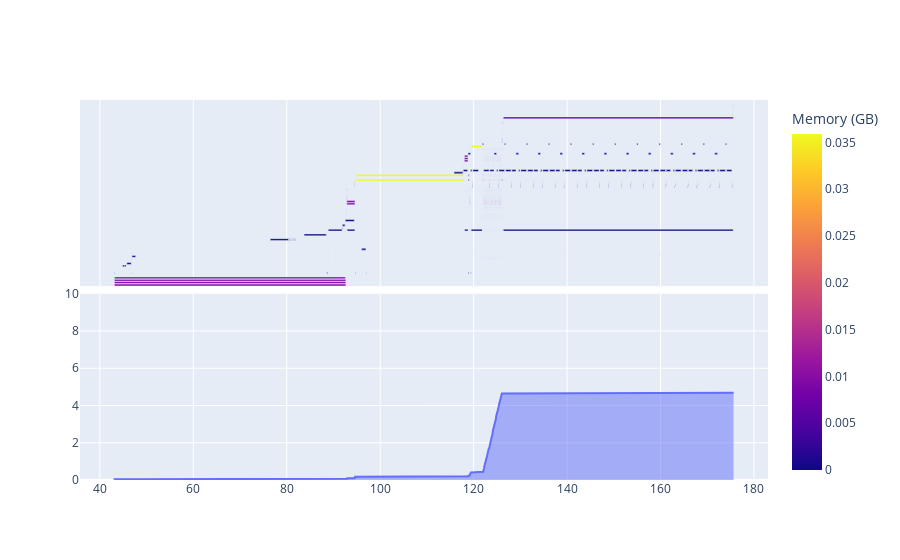

Notebook code cell kept with this figure:
### Code cell
evs = [ev for ev in prof.events() if "part_vit.py" in "\n".join(ev.stack)]
# [ev.stack[:6] for ev in evs]
# plot the memory usa
import plotly.express as px
import pandas as pd

# plot timeline with color coding for memory usage
from datetime import datetime

df = pd.DataFrame(
    [
        {
            # "cpu_start": datetime.fromtimestamp(start_time + ev.time_range.start / 1e6),
            # "cpu_end": datetime.fromtimestamp(start_time + ev.time_range.end / 1e6),
            "cpu_start": ev.time_range.start / 1e3,
            "cpu_end": ev.time_range.end / 1e3,
            "name": ev.name,
            "id": ev.id,
            "memory": ev.device_memory_usage / 1024**3,
            "stack": "\n".join(ev.stack[:5]),
            "module": parse_stack(ev.stack),
        }
        for ev in evs
    ]
)
df["main_module"] = df["module"].apply(
    lambda x: x.split("/")[1] if len(x.split("/")) > 1 else x
)
# df['delta'] = df['Finish'] - df['Start']
df["delta"] = df["cpu_end"] - df["cpu_start"]
df = df.sort_values("cpu_start")


# Create cumulative memory usage
df["cumulative_memory"] = df["memory"].cumsum()


# fig = px.timeline(evs, x_start="cpu_start", x_end="cpu_end", y="name", color="device", title="Memory Usage Timeline")
# fig = px.timeline(
#     df,
#     x_start="cpu_start",
#     x_end="cpu_end",
#     y="main_module",
#     color="memory",
#     title="Memory Usage Timeline",
#     hover_data="module",
# )  # , color_continuous_scale=px.colors.sequential.Teal)
# fig.update_yaxes(visible=False)
#
# fig.update_yaxes(autorange="reversed")
#
# fig.layout.xaxis.type = 'linear'
# make gantt instead of timeline
fig_timeline = px.timeline(
    df,
    x_start="cpu_start",
    x_end="cpu_end",
    y="name",
    color="memory",
    title="Memory Usage Timeline",
    hover_data="module",
    color_continuous_scale=px.colors.sequential.BuGn,
)
fig_timeline.update_yaxes(visible=False)
fig_timeline.layout.xaxis.type = "linear"
fig_timeline.data[0].x = df.delta.tolist()

# # Create the plot
fig_area = px.area(
    df,
    x="cpu_start",
    y="cumulative_memory",
    title="GPU Memory Usage Over Time",
    labels={"timestamp": "Time", "cumulative_memory": "Memory Usage (GB)"},
)

import plotly.graph_objects as go
from plotly.subplots import make_subplots

# i want to overlay the timeline and the area plot that is, both in the same figure
# it needs to be a timeline

fig = make_subplots(rows=2, cols=1, shared_xaxes=True, vertical_spacing=0.02)
timeline_trace = fig.add_trace(fig_timeline.data[0], row=1, col=1)
area_trace = fig.add_trace(fig_area.data[0], row=2, col=1)

# colors = 
max_mem = df.memory.max()
# timeblock_color = [px.colors.sequential.RdBu_r[int(m)] for m in df.memory]
# timeblock_color = [px.colors.sequential.Plotly3[int(9*m/max_mem)] for m in df.memory]

# invisible y acis for the timeline
fig.update_yaxes(visible=False, row=1, col=1)
# update y axis to 0 to 10 for the area plot
fig.update_yaxes(range=[0, 10], row=2, col=1)
# update colorscheme of timeline to Teal
# timeline_trace
# fig.update_traces(marker=dict(color=df["memory"], colorscale=px.colors.sequential.BuGn), selector=dict(type="bar"))
# fig.update_traces(marker=dict(color=timeblock_color, ), selector=dict(type="bar"), overwrite=True)
# fig.update_layout(coloraxis_colorbar=dict(title="Memory (GB)"))
# add colorbar to legend
fig.update_layout(coloraxis_colorbar=dict(title="Memory (GB)"))

# add vertical lines for each main_module's start_time with its main_module as label
# main_df = df.groupby("main_module").first()
# for i, row in main_df.iterrows():
#     fig.add_vline(x=row.cpu_start, line_width=1, line_dash="dot", line_color="red", row=1, col=1)
#     fig.add_vline(x=row.cpu_start, line_width=1, line_dash="dot", line_color="red", row=2, col=1)

# main_df = df.groupby("main_module").first()
# for i, row in main_df.iterrows():
#     # set annotation text at 45 degree angle
#     # fig.add_vline(x=row.cpu_start, line_width=1, line_dash="dot", line_color="red", row=1, col=1, annotation_text=row.name, annotation_angle=45)
#     # fig.add_vline(x=row.cpu_start, line_width=1, line_dash="dot", line_color="red", row=2, col=1, annotation_text=row.name)
#     # use vrect instead
#     fig.add_vrect(x0=row.cpu_start, x1=row.cpu_end, fillcolor="red", opacity=0.1, layer="below", row=1, col=1)
#     fig.add_vrect(x0=row.cpu_start, x1=row.cpu_end, fillcolor="red", opacity=0.1, layer="below", row=2, col=1)






# doesn't work try something else
# add a colorbar to the right of the figure


# add  to fig overlay adapt to px.bar

fig.show()

### Figure 1 — Plotly figure (JSON) as saved in the notebook; plotly's stock layout.template omitted (floating-point values rounded to 4 significant figures; data arrays with more than 128 entries replaced by an {"elided": "..."} marker saying what was removed)
{"data": [{"alignmentgroup": "True", "base": {"elided": "1813 float values"}, "customdata": {"elided": "1813x1 str values"}, "hovertemplate": "cpu_start=%{base}<br>cpu_end=%{x}<br>name=%{y}<br>module=%{customdata[0]}<br>memory=%{marker.color}<extra></extra>", "legendgroup": "", "marker": {"color": {"elided": "1813 float values"}, "coloraxis": "coloraxis", "pattern": {"shape": ""}}, "name": "", "offsetgroup": "", "orientation": "h", "showlegend": false, "textposition": "auto", "type": "bar", "x": {"elided": "1813 float values"}, "xaxis": "x", "y": {"elided": "1813 str values"}, "yaxis": "y"}, {"fillpattern": {"shape": ""}, "hovertemplate": "cpu_start=%{x}<br>Memory Usage (GB)=%{y}<extra></extra>", "legendgroup": "", "line": {"color": "#636efa"}, "marker": {"symbol": "circle"}, "mode": "lines", "name": "", "orientation": "v", "showlegend": false, "stackgroup": "1", "type": "scatter", "x": {"elided": "1813 float values"}, "xaxis": "x2", "y": {"elided": "1813 float values"}, "yaxis": "y2"}], "layout": {"coloraxis": {"colorbar": {"title": {"text": "Memory (GB)"}}}, "xaxis": {"anchor": "y", "domain": [0, 1], "matches": "x2", "showticklabels": false}, "xaxis2": {"anchor": "y2", "domain": [0, 1]}, "yaxis": {"anchor": "x", "domain": [0.51, 1], "visible": false}, "yaxis2": {"anchor": "x2", "domain": [0, 0.49], "range": [0, 10]}}}
